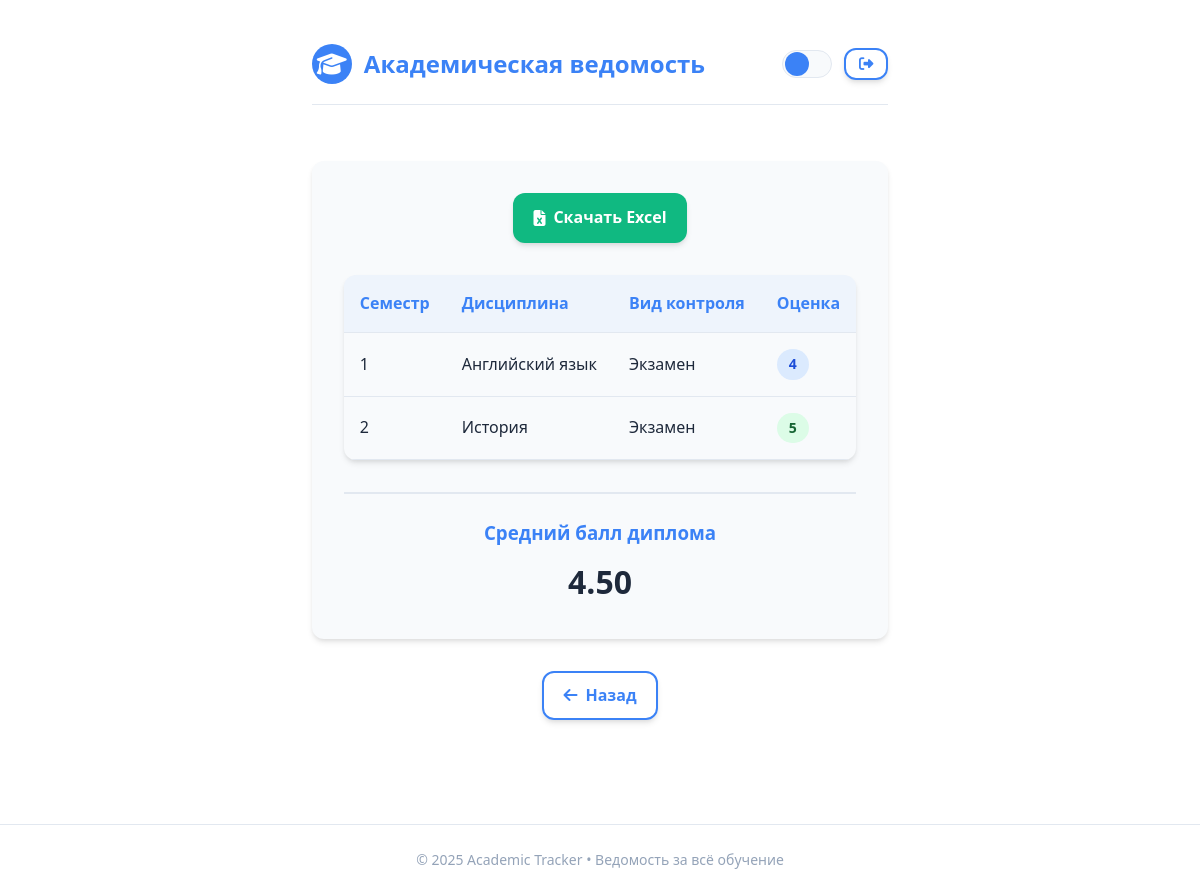
Page /diploma/ (signed in) on the committed database.
### grades/models.py (models this page shows, shortened)
class Discipline(models.Model):
    ASSESSMENT_TYPES = [
        ('exam', 'Экзамен'),
        ('pass', 'Зачёт'),
        ('pass_with_grade', 'Зачёт с оценкой'),
        ('interview', 'Итоговое собеседование'),
    ]
    user = models.ForeignKey(User, on_delete=models.CASCADE)
    semester = models.ForeignKey(Semester, on_delete=models.CASCADE, related_name='disciplines')
    title = models.CharField(max_length=200)
    assessment_type = models.CharField(
        max_length=20,
        choices=ASSESSMENT_TYPES,
        default='exam',
        verbose_name="Вид контроля"
    )
    expected_grade = models.CharField(max_length=10, blank=True, verbose_name="Ожидаемая оценка")
    actual_grade = models.CharField(max_length=10, blank=True, verbose_name="Фактическая оценка")
    for_diploma = models.BooleanField(default=False, verbose_name="В диплом")
    @staticmethod
    def calculate_gpa(disciplines):
        grade_map = {
            "5": 5, "4": 4, "3": 3, "2": 2,
            "отлично": 5, "хорошо": 4, "удовл": 3, "неуд": 2,
            "A": 5, "B": 4, "C": 3, "D": 2, "F": 1
        }
        total, count = 0, 0
        for d in disciplines:
            if d.actual_grade and d.actual_grade in grade_map:
                total += grade_map[d.actual_grade]
                count += 1
        return round(total / count, 2) if count else 0

class Semester(models.Model):
    user = models.ForeignKey(User, on_delete=models.CASCADE)
    number = models.PositiveSmallIntegerField()
    academic_year = models.CharField(max_length=9)
    class Meta:
        unique_together = ('user', 'number', 'academic_year')
        ordering = ['number']

### grades/views.py (the view)
# urls.py: path('diploma/', views.diploma_view, name='diploma'),
@login_required
def diploma_view(request):
    disciplines = Discipline.objects.filter(user=request.user, for_diploma=True).select_related('semester')
    gpa = Discipline.calculate_gpa(disciplines)
    return render(request, 'grades/diploma.html', {
        'disciplines': disciplines,
        'gpa': gpa
    })

### grades/templates/grades/diploma.html (shortened to what this page needs)
{% extends 'grades/base.html' %}
{% block content %}
  <div style="max-width: 800px; margin: 0 auto; background: var(--card-bg); border-radius: var(--radius); padding: 2rem; box-shadow: var(--shadow);">
     <div style="text-align: center; margin-bottom: 2rem;">
       <a href="{% url 'grades:export_diploma_excel' %}" class="btn" style="background: var(--success);">
         <i class="fas fa-file-excel"></i> Скачать Excel
       </a>
     </div>
    {% if disciplines %}
      <table style="width: 100%; border-collapse: collapse; margin-bottom: 2rem;">
        <thead>
          <tr>
            <th style="padding: 1rem; text-align: left; border-bottom: 1px solid var(--border); color: var(--primary);">Семестр</th>
            <th style="padding: 1rem; text-align: left; border-bottom: 1px solid var(--border); color: var(--primary);">Дисциплина</th>
            <th style="padding: 1rem; text-align: left; border-bottom: 1px solid var(--border); color: var(--primary);">Вид контроля</th>
            <th style="padding: 1rem; text-align: left; border-bottom: 1px solid var(--border); color: var(--primary);">Оценка</th>
          </tr>
        </thead>
        <tbody>
          {% for d in disciplines %}
          <tr>
            <td style="padding: 1rem; border-bottom: 1px solid var(--border);">{{ d.semester.number }}</td>
            <td style="padding: 1rem; border-bottom: 1px solid var(--border);">{{ d.title }}</td>
            <td style="padding: 1rem; border-bottom: 1px solid var(--border);">{{ d.get_assessment_type_display }}</td>
            <td style="padding: 1rem; border-bottom: 1px solid var(--border);">
              <span class="grade-badge
                {% if d.actual_grade == "5" %}grade-5
                {% elif d.actual_grade == "4" %}grade-4
                {% elif d.actual_grade == "3" %}grade-3
                {% elif d.actual_grade == "2" %}grade-2
                {% endif %}">
                {{ d.actual_grade }}
              </span>
            </td>
          </tr>
          {% endfor %}
        </tbody>
      </table>
      <div style="text-align: center; padding-top: 1.5rem; border-top: 2px solid var(--border);">
        <h3 style="color: var(--primary); margin-bottom: 0.5rem;">Средний балл диплома</h3>
        <p style="font-size: 2rem; font-weight: 700; color: var(--fg);">{{ gpa|floatformat:"2" }}</p>
      </div>
    {% else %}
      <div class="empty-state">
        <i class="fas fa-graduation-cap"></i>
        <h3>Нет дисциплин для диплома</h3>
        <p>Отметьте галочкой дисциплины в настройках, чтобы они отображались здесь</p>
      </div>
    {% endif %}
  </div>
  <div style="text-align: center; margin-top: 2rem;">
    <a href="{% url 'grades:dashboard' %}" class="btn btn-outline" style="padding: 0.6rem 1.2rem;">
      <i class="fas fa-arrow-left"></i> Назад
    </a>
  </div>
  <div style="height: 5rem;"></div>
{% endblock %}

### grades/templates/grades/base.html (style rules this page uses)
:root { --bg: #ffffff; --fg: #1e293b; --card-bg: #f8fafc; --border: #e2e8f0; --primary: #3b82f6; --primary-hover: #2563eb; --success: #10b981; --warning: #f59e0b; --danger: #ef4444; --shadow: 0 4px 6px -1px rgba(0,0,0,0.1), 0 2px 4px -1px rgba(0,0,0,0.06); --radius: 12px; --transition: all 0.3s ease; }
* { margin: 0; padding: 0; box-sizing: border-box; }
body { font-family: 'Segoe UI', system-ui, sans-serif; background-color: var(--bg); color: var(--fg); line-height: 1.6; padding: 0; transition: var(--transition); display: flex; flex-direction: column; min-height: 100vh; }
.btn { display: inline-flex; align-items: center; gap: 0.5rem; padding: 0.75rem 1.25rem; background: var(--primary); color: white; border: none; border-radius: var(--radius); font-weight: 600; cursor: pointer; transition: var(--transition); text-decoration: none; box-shadow: var(--shadow); }
.btn-outline { background: transparent; border: 2px solid var(--primary); color: var(--primary); }
table { width: 100%; border-collapse: collapse; background: var(--card-bg); border-radius: var(--radius); overflow: hidden; box-shadow: var(--shadow); margin-top: 1rem; }
th, td { padding: 1rem 1.25rem; text-align: left; border-bottom: 1px solid var(--border); }
th { font-weight: 700; color: var(--primary); background: rgba(59, 130, 246, 0.05); }
tr:last-child td { border-bottom: none; }
.grade-badge { display: inline-block; padding: 0.25rem 0.75rem; border-radius: 20px; font-weight: 600; font-size: 0.875rem; }
.grade-5, .grade-отлично, .grade-A { background: #dcfce7; color: #166534; }
.grade-4, .grade-хорошо, .grade-B { background: #dbeafe; color: #1d4ed8; }

### rows in the picture
Discipline: semester.number "1", title "Английский язык", assessment_type "Экзамен", actual_grade "4"
Discipline: semester.number "2", title "История", assessment_type "Экзамен", actual_grade "5"

### other values in the picture
{{ gpa|floatformat:"2" }} "4.50"
